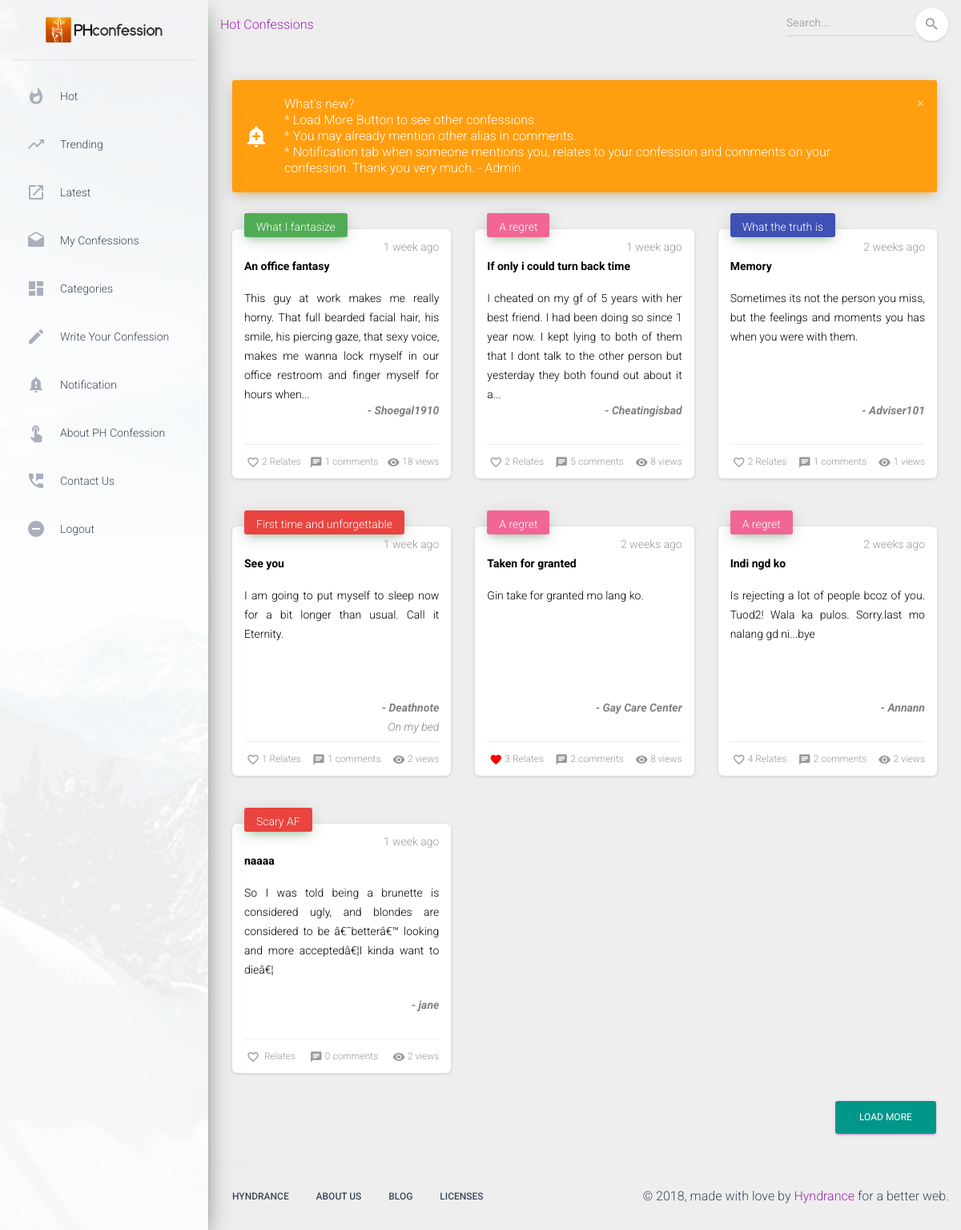
The app's page /index.php (signed in) with its own data.
### tables this page shows
CREATE TABLE `notification` (
  `Id` int(11) NOT NULL,
  `recepient` varchar(20) NOT NULL,
  `message` text,
  `confessionId` int(11) NOT NULL,
  `commentId` int(11) NOT NULL,
  `type` varchar(15) DEFAULT NULL,
  `status` varchar(1) DEFAULT NULL,
  `datetime` datetime DEFAULT NULL
);

CREATE TABLE `confession` (
  `Id` int(11) NOT NULL,
  `alias` varchar(50) DEFAULT 'unknown',
  `category` int(11) DEFAULT NULL,
  `title` varchar(100) DEFAULT NULL,
  `message` text,
  `location` varchar(100) DEFAULT NULL,
  `datetime` datetime DEFAULT NULL,
  `view` int(11) DEFAULT '0',
  `lastChange` datetime DEFAULT NULL
);

### index.php (called while the page is built, shortened)
<?php
include_once("config/Models.php");
$view = (isset($_GET['view']) && $_GET['view'] != '') ? $_GET['view'] : '';
switch ($view) {
	default :
		$title = "Hot Confessions";
		$template	= 'include/template.php';
}
require_once $template;
?>

### config/Models.php (called while the page is built, shortened)
<?php
include "CRUD.php";
include "functions.php";
function confession() {
	$crud = new CRUD;
	$crud->table = "confession";
	return $crud;
}
function comment() {
	$crud = new CRUD;
	$crud->table = "comment";
	return $crud;
}
function relate() {
	$crud = new CRUD;
	$crud->table = "relate";
	return $crud;
}
function notification() {
	$crud = new CRUD;
	$crud->table = "notification";
	return $crud;
}
?>

### config/CRUD.php (called while the page is built, shortened)
<?php
class CRUD {
	var $table;
	function list($query=""){
		$query = $query ? "where " . $query: "";
		$db = Database::connect();
		$pdo = $db->prepare("select * from $this->table $query");
		$pdo->execute();
		$result = $pdo->fetchAll(PDO::FETCH_OBJ);
		return $result;
	}
	function count($query=""){
		$query = $query ? "where " . $query: "";
		$db = Database::connect();
		$pdo = $db->prepare("select * from $this->table $query");
		$pdo->execute();
		return $pdo->rowCount();
	}
}
?>

### config/functions.php (called while the page is built, shortened)
<?php
function category() {
	$cat = array();
	$cat[1] = 'My weird dream';
	$cat[2] = 'What I fantasize';
	$cat[3] = 'First time and unforgettable';
	$cat[4] = 'My guilt';
	$cat[5] = 'What I lie about';
	$cat[6] = 'A Pain';
	$cat[7] = 'What the truth is';
	$cat[8] = 'My wild experience';
	$cat[9] = 'A regret';
	$cat[10] = 'Just saying';
	$cat[11] = 'Joke time';
	$cat[12] = 'Scary AF';
	$cat[13] = '3 AM Thought';
	return $cat;
}
function button_color() {
	$head_color = array();
	$head_color[1] = 'background:#fc9209;color:white;';
	$head_color[2] = 'background:#51ab55;color:white;';
	$head_color[3] = 'background:#e94440;color:white;';
	$head_color[4] = 'background:#0ab3c7;color:white;';
	$head_color[5] = 'background:#9c27b0;color:white;';
	$head_color[6] = 'background:#009688;color:white;';
	$head_color[7] = 'background:#3f51b5;color:white;';
	$head_color[8] = 'background:#e91e63;color:white;';
	$head_color[9] = 'background:#f16695;color:white;';
	$head_color[10] = 'background:#9c27b0;color:white;';
	$head_color[11] = 'background:#0ab3c7;color:white;';
	$head_color[12] = 'background:#e94440;color:white;';
	return $head_color;
}
function timeElapse($datetime, $full = false) {
    $now = new DateTime;
    $ago = new DateTime($datetime);
    $diff = $now->diff($ago);
    $diff->w = floor($diff->d / 7);
    $diff->d -= $diff->w * 7;
    $string = array(
        'y' => 'year',
        'm' => 'month',
        'w' => 'week',
        'd' => 'day',
        'h' => 'hour',
        'i' => 'minute',
        's' => 'second',
    );
    foreach ($string as $k => &$v) {
        if ($diff->$k) {
            $v = $diff->$k . ' ' . $v . ($diff->$k > 1 ? 's' : '');
        } else {
            unset($string[$k]);
        }
    }
    if (!$full) $string = array_slice($string, 0, 1);
    return $string ? implode(', ', $string) . ' ago' : 'just now';
}
?>

### pages/hot.php (the view, shortened to what this page needs)
<?php
    $alias = $_SESSION['alias_session'];
    $c = (isset($_GET['c']) && $_GET['c'] != '') ? 'and category="' . $_GET['c'] .'"' : '';
    $s = (isset($_GET['s']) && $_GET['s'] != '') ? 'and (title like "%' . $_GET['s'] .'%" or alias like "%' . $_GET['s'] .'%" or message like "%' . $_GET['s'] .'%")' : '';
    $category_name = category();
    $head_color = button_color();
?>
<?php
 foreach(confession()->list("Id!=0 $c $s order by lastChange desc") as $row) {
  $limitMessage = strlen($row->message) > 200 ? substr($row->message,0,200)."..." : $row->message;
?>
  <span class="col-lg-4 col-md-6 col-sm-6" id="your_div">
      <div class="card card-stats">
          <div class="card-header card-header-success card-header-icon"
              onclick="location.href='process.php?action=view&id=<?=$row->Id;?>'">
              <div class="card-icon" style="height:10px; <?=$head_color[$row->category];?>">
                  <div style="margin-top:-10px;"><?=$category_name[$row->category];?></div>
              </div>
              <p class="card-category"><?=timeElapse($row->datetime);?></p>
              <div style="height:180px;">
                <p style="color:black;text-align:justify;font-weight:bold;"><?=$row->title;?></p>
                <p style="color:black;text-align:justify;">
                    <?=$limitMessage;?>
                </p>
              </div>
              <div style="height:40px;">
                <div style="color:gray;font-weight:bold;font-style:italic;">- <?=$row->alias;?></div>
                <div style="color:gray;font-style:italic;"><?=$row->location;?></div>
              </div>
          </div>
          <div class="card-footer">
              <?php if (relate()->count("cId=$row->Id and alias='$alias'") == 0) {?>
                <div class="stats" id="onclick_<?=$row->Id;?>" onclick="relateFun_<?=$row->Id;?>()">
                      <i class="material-icons" id="icon_<?=$row->Id;?>">favorite_border</i>
                      <span id="relate_<?=$row->Id;?>"><?=relate()->count("cId=$row->Id");?> </span>&nbsp;Relates
                  </div>
              <?php } else { ?>
                <div class="stats">
                    <i class="material-icons" style="color:red;">favorite</i>
                    <span id="relate_<?=$row->Id;?>"><?=relate()->count("cId=$row->Id");?> </span>&nbsp;Relates
                </div>
              <?php } ?>
              <div class="stats" onclick="location.href='index.php?view=display&id=<?=$row->Id?>#comment'">
                  <i class="material-icons">chat</i>
                  <?=comment()->count("cId=$row->Id");?> comments
              </div>
              <div class="stats">
                  <i class="material-icons">visibility</i>
                  <?=$row->view;?> views
              </div>
          </div>
      </div>
  </span>
<?php }
?>
<div class="col-lg-12 col-md-6 col-sm-6" id="your_div">
  <a href="#" id="loadMore" class="btn btn-primary pull-right" style="<?=button_color()[6]?>">Load More</a>
</div>

### include/template.php (shortened to what this page needs)
<!DOCTYPE html>
<html lang="en">
<head>
    <link rel="stylesheet" href="https://maxcdn.bootstrapcdn.com/font-awesome/latest/css/font-awesome.min.css" />
    <link rel="stylesheet" href="include/templates/assets/css/material-dashboard.css?v=2.0.0">
    <link href="include/templates/assets/assets-for-demo/demo.css" rel="stylesheet" />
</head>
<body class="">
    <div class="wrapper">
        <div class="sidebar" data-color="purple" data-background-color="white" data-image="include/templates/assets/img/sidebar-1.jpg">
            <div class="logo">
                <a href="index.php" class="simple-text logo-normal">
                    <img src="include/img/header.png" height="35px">
                </a>
            </div>
            <div class="sidebar-wrapper">
                <ul class="nav">
                    <li class="nav-item">
                        <a class="nav-link" href="index.php">
                            <i class="material-icons">whatshot</i>
                            <p>Hot</p>
                        </a>
                    </li>
                    <li class="nav-item">
                        <a class="nav-link" href="index.php?view=trending">
                            <i class="material-icons">trending_up</i>
                            <p>Trending</p>
                        </a>
                    </li>
                    <li class="nav-item">
                        <a class="nav-link" href="index.php?view=latest">
                            <i class="material-icons">open_in_new</i>
                            <p>Latest</p>
                        </a>
                    </li>
                    <li class="nav-item">
                        <a class="nav-link" href="index.php?view=myconfessions">
                            <i class="material-icons">drafts</i>
                            <p>My Confessions</p>
                        </a>
                    </li>
                    <li class="nav-item">
                        <a class="nav-link" href="index.php?view=category">
                            <i class="material-icons">dashboard</i>
                            <p>Categories</p>
                        </a>
                    </li>
                    <li class="nav-item">
                        <a class="nav-link" href="index.php?view=confess">
                            <i class="material-icons">create</i>
                            <p>Write your confession</p>
                        </a>
                    </li>
                    <li class="nav-item">
                        <a class="nav-link" href="process.php?action=check_notification">
                            <i class="material-icons">notification_important</i>
                            <p>Notification
													</p>
                        </a>
                    </li>
                    <li class="nav-item">
                        <a class="nav-link" href="index.php?view=about">
                            <i class="material-icons">touch_app</i>
                            <p>About PH Confession</p>
                        </a>
                    </li>
                    <li class="nav-item">
                        <a class="nav-link" href="index.php?view=contactUs">
                            <i class="material-icons">perm_phone_msg</i>
                            <p>Contact Us</p>
                        </a>
                    </li>
                    <li class="nav-item">
                        <a class="nav-link" href="process.php?action=logout">
                            <i class="material-icons">remove_circle</i>
                            <p>Logout</p>
                        </a>
                    </li>
                </ul>
            </div>
        </div>
        <div class="main-panel">
            <nav class="navbar navbar-expand-lg navbar-transparent  navbar-absolute fixed-top">
                <div class="container-fluid">
                    <div class="navbar-wrapper">
                        <a href=""><?=$title;?></a>
                    </div>
                    <div class="collapse navbar-collapse justify-content-end" id="navigation">
                        <form class="navbar-form">
                            <div class="input-group no-border">
                                <input type="text" name="s" class="form-control" placeholder="Search...">
                                <button type="submit" class="btn btn-white btn-round btn-just-icon">
                                    <i class="material-icons">search</i>
                                </button>
                            </div>
                        </form>
                    </div>
                </div>
            </nav>
            <div class="content">
                <div class="container-fluid">
											 <?php include "message.php";?>
                    <div class="row">
											     <?php include $content;?>
                    </div>
                </div>
            </div>
            <footer class="footer ">
                <div class="container-fluid">
                    <nav class="pull-left">
                        <ul>
                            <li>
                                <a href="">
                                </a>
                            </li>
                            <li>
                                <a href="">
                                </a>
                            </li>
                            <li>
                                <a href="">
                                </a>
                            </li>
                            <li>
                                <a href="">
                                </a>
                            </li>
                        </ul>
                    </nav>
                    <div class="copyright pull-right">
                        <a href="" target="_blank">Hyndrance</a> for a better web.
                    </div>
                </div>
            </footer>
        </div>
    </div>
</body>
</html>

### include/message.php (shortened to what this page needs)
<?php  if (isset($_SESSION['close_notif']) && ($_SESSION['close_notif'] = $_SESSION['alias_session']) ) {} else {?>
<?php foreach(notification()->list("status=1 and recepient=''") as $row) {?>
  <div class="alert alert-<?=$row->type;?> alert-with-icon" data-notify="container">
      <i class="material-icons" data-notify="icon">add_alert</i>
      <button type="button" class="close" data-dismiss="alert" aria-label="Close" onclick="close_notif();">
          <i class="material-icons">close</i>
      </button>
      <span data-notify="message"><?=$row->message;?></span>
  </div>
<?php } }?>

### pages/hot.php (style rules this page uses)
span { display:none; }
span.display { display: inline-block; }

### records on screen
notification: message "What's new? * Load More Button to see other confessions. * You may already mention other alias in comments. * Notification tab when someone mentions you, relates to your confession and comments on your confession. Thank you very much. - Admin"
confession: category "What I fantasize", datetime "1 week ago", title "An office fantasy", message "This guy at work makes me really horny. That full bearded facial hair, his smile, his piercing gaze, that sexy voice, makes me wanna lock myself in our office restroom and finger myself for hours when...", alias "Shoegal1910", Id "2", Id "1", view "18"
confession: category "A regret", datetime "1 week ago", title "If only i could turn back time", message "I cheated on my gf of 5 years with her best friend. I had been doing so since 1 year now. I kept lying to both of them that I dont talk to the other person but yesterday they both found out about it a...", alias "Cheatingisbad", Id "2", Id "5", view "8"
confession: category "What the truth is", datetime "2 weeks ago", title "Memory", message "Sometimes its not the person you miss, but the feelings and moments you has when you were with them.", alias "Adviser101", Id "2", Id "1", view "1"
confession: category "First time and unforgettable", datetime "1 week ago", title "See you", message "I am going to put myself to sleep now for a bit longer than usual. Call it Eternity.", alias "Deathnote", location "On my bed", Id "1", view "2"
confession: category "A regret", datetime "2 weeks ago", title "Taken for granted", message "Gin take for granted mo lang ko.", alias "Gay Care Center", Id "3", Id "2", view "8"
confession: category "A regret", datetime "2 weeks ago", title "Indi ngd ko", message "Is rejecting a lot of people bcoz of you. Tuod2! Wala ka pulos. Sorry.last mo nalang gd ni...bye", alias "Annann", Id "4", Id "2", view "2"
confession: category "Scary AF", datetime "1 week ago", title "naaaa", message "So I was told being a brunette is considered ugly, and blondes are considered to be â€˜betterâ€™ looking and more acceptedâ€¦I kinda want to dieâ€¦", alias "jane", Id "0", view "2"

### other values on screen
$title "Hot Confessions"
